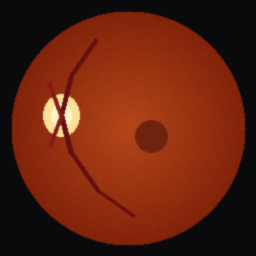
%> input picture dataset/test/0_non_referable/img_nonref_001.png, 256 x 256 px
$ octave --eval "result = preprocess_fundus('../dataset/test/0_non_referable/img_nonref_001.png');"   (GNU Octave 9; MATLAB toolbox functions it lacks are replaced by stand-ins)
%> lines starting %> are read from the running program, lines starting %| are printed output that depends on the picture; in (x1, y1, x2, y2) boxes, pixels count from 0 and x2, y2 are one past the last pixel; in counts of white or black regions, pixels touching at a corner belong together; the program's own positions count from 1
function [processedImg, retinaMask] = preprocess_fundus(imagePath, targetSize)
% PREPROCESS_FUNDUS Prepares retinal fundus image for quality gating and AI inference
% NETRADRISHTI - Smart India Hackathon 2026 (SIH26038)
%
% Inputs:
%   imagePath  - Path to input fundus image (.png, .jpg)
%   targetSize - 2-element vector [height, width] (default: [224, 224])
%
% Outputs:
%   processedImg - Normalized RGB tensor [224 x 224 x 3] ready for inference
%   retinaMask   - Binary logical mask of retinal aperture

if nargin < 2
    targetSize = [224, 224];
end

% 1. Read input image
rawImg = imread(imagePath);
%> rawImg is the input picture: size 256x256x3 uint8; mean R, G, B 99.2, 35.3, 15.6
if size(rawImg, 3) == 1
    rawImg = repmat(rawImg, [1, 1, 3]);
end

% 2. Extract luminance and green channel
% In ophthalmology, the green channel provides maximum contrast for retinal microvasculature
greenChan = rawImg(:, :, 2);
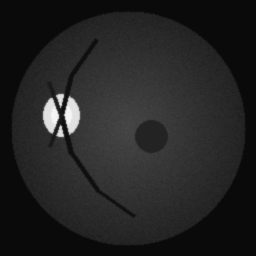
%> greenChan: size 256x256 uint8; min 10, max 245, mean 35.3
lum = rgb2gray(rawImg);
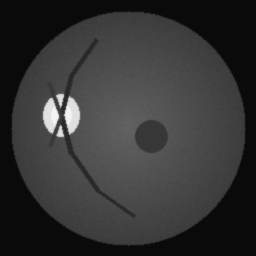
%> lum: size 256x256 uint8; min 10, max 243, mean 52.1

% 3. Extract circular retinal mask (aperture)
retinaMask = lum > 18;
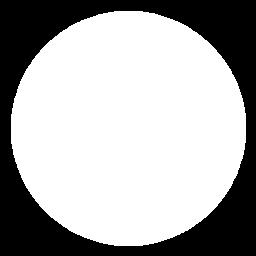
%> retinaMask: size 256x256 logical; 66.5% white; 1 black region, box (x1, y1, x2, y2) and area: (0, 0, 256, 256) 21968

% 4. Contrast-Limited Adaptive Histogram Equalization (CLAHE) on Green Channel
enhancedGreen = adapthisteq(greenChan, 'ClipLimit', 0.02, 'Distribution', 'rayleigh');

% 5. Composite enhanced image
enhancedRGB = rawImg;
enhancedRGB(:, :, 2) = enhancedGreen;
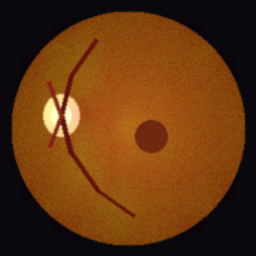
%> enhancedRGB: size 256x256x3 uint8; mean R, G, B 99.2, 54.2, 15.6

% 6. Resize to standard CNN input dimension
processedImg = imresize(enhancedRGB, targetSize);
retinaMask = imresize(retinaMask, targetSize, 'nearest');
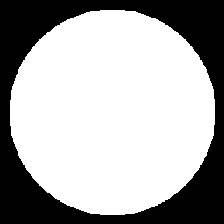
%> retinaMask: size 224x224 logical; 66.4% white; 1 black region, box (x1, y1, x2, y2) and area: (0, 0, 224, 224) 16847

% Normalize to [0, 1] single precision
processedImg = single(processedImg) / 255.0;
%> processedImg: size 224x224x3 single

end
